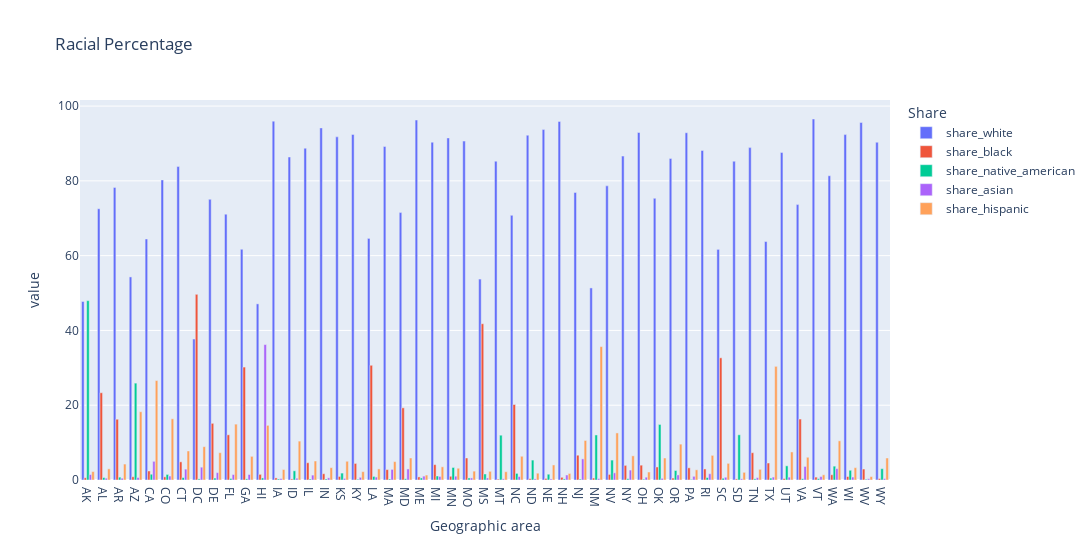

Notebook cell for this chart:
### Code cell
fig = px.bar(df, x="Geographic area", color='Share', y='value', title="Racial Percentage", barmode='group', width=1300)
fig.show()

### Figure 1 — Plotly figure (JSON) as saved in the notebook; plotly's stock layout.template omitted (floating-point values rounded to 4 significant figures)
{"data": [{"alignmentgroup": "True", "hovertemplate": "Share=share_white<br>Geographic area=%{x}<br>value=%{y}<extra></extra>", "legendgroup": "share_white", "marker": {"color": "#636efa", "pattern": {"shape": ""}}, "name": "share_white", "offsetgroup": "share_white", "orientation": "v", "showlegend": true, "textposition": "auto", "type": "bar", "x": ["AK", "AL", "AR", "AZ", "CA", "CO", "CT", "DC", "DE", "FL", "GA", "HI", "IA", "ID", "IL", "IN", "KS", "KY", "LA", "MA", "MD", "ME", "MI", "MN", "MO", "MS", "MT", "NC", "ND", "NE", "NH", "NJ", "NM", "NV", "NY", "OH", "OK", "OR", "PA", "RI", "SC", "SD", "TN", "TX", "UT", "VA", "VT", "WA", "WI", "WV", "WY"], "xaxis": "x", "y": [47.74, 72.54, 78.25, 54.31, 64.45, 80.25, 83.83, 37.71, 75.06, 71.1, 61.71, 47.1, 95.98, 86.38, 88.73, 94.17, 91.77, 92.42, 64.61, 89.19, 71.52, 96.27, 90.34, 91.49, 90.64, 53.74, 85.26, 70.78, 92.2, 93.72, 95.9, 76.9, 51.37, 78.67, 86.63, 92.93, 75.33, 85.99, 92.88, 88.13, 61.67, 85.25, 88.89, 63.77, 87.58, 73.66, 96.55, 81.37, 92.38, 95.61, 90.32], "yaxis": "y"}, {"alignmentgroup": "True", "hovertemplate": "Share=share_black<br>Geographic area=%{x}<br>value=%{y}<extra></extra>", "legendgroup": "share_black", "marker": {"color": "#EF553B", "pattern": {"shape": ""}}, "name": "share_black", "offsetgroup": "share_black", "orientation": "v", "showlegend": true, "textposition": "auto", "type": "bar", "x": ["AK", "AL", "AR", "AZ", "CA", "CO", "CT", "DC", "DE", "FL", "GA", "HI", "IA", "ID", "IL", "IN", "KS", "KY", "LA", "MA", "MD", "ME", "MI", "MN", "MO", "MS", "MT", "NC", "ND", "NE", "NH", "NJ", "NM", "NV", "NY", "OH", "OK", "OR", "PA", "RI", "SC", "SD", "TN", "TX", "UT", "VA", "VT", "WA", "WI", "WV", "WY"], "xaxis": "x", "y": [0.5933, 23.33, 16.26, 0.8651, 2.414, 0.8391, 4.86, 49.66, 15.15, 12.08, 30.2, 1.512, 0.5593, 0.2871, 4.62, 1.677, 0.9482, 4.43, 30.68, 2.787, 19.3, 0.8248, 4.109, 0.9973, 5.892, 41.79, 0.2287, 20.19, 0.357, 0.4161, 0.7173, 6.631, 0.5238, 1.498, 3.906, 3.965, 3.488, 0.5196, 3.257, 2.952, 32.67, 0.2915, 7.298, 4.54, 0.3769, 16.3, 0.776, 1.409, 0.9314, 2.933, 0.3906], "yaxis": "y"}, {"alignmentgroup": "True", "hovertemplate": "Share=share_native_american<br>Geographic area=%{x}<br>value=%{y}<extra></extra>", "legendgroup": "share_native_american", "marker": {"color": "#00cc96", "pattern": {"shape": ""}}, "name": "share_native_american", "offsetgroup": "share_native_american", "orientation": "v", "showlegend": true, "textposition": "auto", "type": "bar", "x": ["AK", "AL", "AR", "AZ", "CA", "CO", "CT", "DC", "DE", "FL", "GA", "HI", "IA", "ID", "IL", "IN", "KS", "KY", "LA", "MA", "MD", "ME", "MI", "MN", "MO", "MS", "MT", "NC", "ND", "NE", "NH", "NJ", "NM", "NV", "NY", "OH", "OK", "OR", "PA", "RI", "SC", "SD", "TN", "TX", "UT", "VA", "VT", "WA", "WI", "WV", "WY"], "xaxis": "x", "y": [47.97, 0.6597, 0.7579, 25.91, 1.545, 1.486, 0.6393, 0.2938, 0.5155, 0.4116, 0.2961, 0.5478, 0.2693, 2.455, 0.2571, 0.2739, 1.849, 0.2105, 0.9543, 0.2648, 0.3381, 0.5483, 1.073, 3.352, 0.5455, 1.613, 11.98, 1.77, 5.325, 1.543, 0.2882, 0.2444, 12.05, 5.329, 0.3522, 0.2153, 14.86, 2.54, 0.1609, 0.6624, 0.4605, 12.09, 0.3164, 0.5087, 3.789, 0.338, 0.3724, 3.705, 2.604, 0.2015, 3.026], "yaxis": "y"}, {"alignmentgroup": "True", "hovertemplate": "Share=share_asian<br>Geographic area=%{x}<br>value=%{y}<extra></extra>", "legendgroup": "share_asian", "marker": {"color": "#ab63fa", "pattern": {"shape": ""}}, "name": "share_asian", "offsetgroup": "share_asian", "orientation": "v", "showlegend": true, "textposition": "auto", "type": "bar", "x": ["AK", "AL", "AR", "AZ", "CA", "CO", "CT", "DC", "DE", "FL", "GA", "HI", "IA", "ID", "IL", "IN", "KS", "KY", "LA", "MA", "MD", "ME", "MI", "MN", "MO", "MS", "MT", "NC", "ND", "NE", "NH", "NJ", "NM", "NV", "NY", "OH", "OK", "OR", "PA", "RI", "SC", "SD", "TN", "TX", "UT", "VA", "VT", "WA", "WI", "WV", "WY"], "xaxis": "x", "y": [1.452, 0.48, 0.4759, 0.6585, 4.994, 1.056, 2.91, 3.428, 1.969, 1.461, 1.47, 36.21, 0.3978, 0.4743, 1.313, 0.5828, 0.4209, 0.7125, 0.784, 2.838, 2.956, 1.038, 0.9507, 1.022, 0.5511, 0.5455, 0.3219, 0.9167, 0.2932, 0.2888, 1.346, 5.651, 0.3878, 1.918, 2.651, 0.7525, 0.4405, 1.357, 0.985, 1.668, 0.7364, 0.3196, 0.6369, 0.7835, 0.7548, 3.623, 0.9165, 3.037, 0.7858, 0.3432, 0.3809], "yaxis": "y"}, {"alignmentgroup": "True", "hovertemplate": "Share=share_hispanic<br>Geographic area=%{x}<br>value=%{y}<extra></extra>", "legendgroup": "share_hispanic", "marker": {"color": "#FFA15A", "pattern": {"shape": ""}}, "name": "share_hispanic", "offsetgroup": "share_hispanic", "orientation": "v", "showlegend": true, "textposition": "auto", "type": "bar", "x": ["AK", "AL", "AR", "AZ", "CA", "CO", "CT", "DC", "DE", "FL", "GA", "HI", "IA", "ID", "IL", "IN", "KS", "KY", "LA", "MA", "MD", "ME", "MI", "MN", "MO", "MS", "MT", "NC", "ND", "NE", "NH", "NJ", "NM", "NV", "NY", "OH", "OK", "OR", "PA", "RI", "SC", "SD", "TN", "TX", "UT", "VA", "VT", "WA", "WI", "WV", "WY"], "xaxis": "x", "y": [2.248, 2.982, 4.262, 18.26, 26.59, 16.37, 7.764, 8.913, 7.302, 14.94, 6.325, 14.62, 2.798, 10.4, 5.078, 3.295, 5.007, 2.23, 2.967, 4.92, 5.882, 1.321, 3.523, 3.143, 2.37, 2.319, 2.212, 6.346, 1.821, 4.027, 1.749, 10.57, 35.68, 12.59, 6.461, 2.133, 5.884, 9.594, 2.721, 6.586, 4.454, 2.047, 2.854, 30.4, 7.503, 6.076, 1.39, 10.48, 3.302, 0.9097, 5.884], "yaxis": "y"}], "layout": {"barmode": "group", "legend": {"title": {"text": "Share"}, "tracegroupgap": 0}, "title": {"text": "Racial Percentage"}, "width": 1300, "xaxis": {"anchor": "y", "domain": [0, 1], "title": {"text": "Geographic area"}}, "yaxis": {"anchor": "x", "domain": [0, 1], "title": {"text": "value"}}}}
